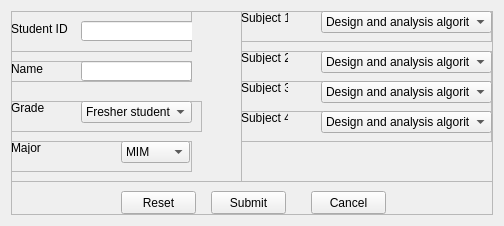
<?xml version="1.0" encoding="UTF-8"?>
<ui version="4.0">
 <class>Form</class>
 <widget class="QWidget" name="Form">
  <property name="geometry">
   <rect>
    <x>0</x>
    <y>0</y>
    <width>504</width>
    <height>226</height>
   </rect>
  </property>
  <property name="windowTitle">
   <string>Enter</string>
  </property>
  <layout class="QVBoxLayout" name="verticalLayout">
   <item>
    <widget class="QFrame" name="frame">
     <property name="frameShape">
      <enum>QFrame::StyledPanel</enum>
     </property>
     <property name="frameShadow">
      <enum>QFrame::Raised</enum>
     </property>
     <widget class="QFrame" name="frame_5">
      <property name="geometry">
       <rect>
        <x>0</x>
        <y>0</y>
        <width>231</width>
        <height>171</height>
       </rect>
      </property>
      <property name="frameShape">
       <enum>QFrame::StyledPanel</enum>
      </property>
      <property name="frameShadow">
       <enum>QFrame::Raised</enum>
      </property>
      <widget class="QFrame" name="frame_2">
       <property name="geometry">
        <rect>
         <x>0</x>
         <y>0</y>
         <width>181</width>
         <height>41</height>
        </rect>
       </property>
       <property name="frameShape">
        <enum>QFrame::StyledPanel</enum>
       </property>
       <property name="frameShadow">
        <enum>QFrame::Raised</enum>
       </property>
       <widget class="QLabel" name="label">
        <property name="geometry">
         <rect>
          <x>0</x>
          <y>10</y>
          <width>61</width>
          <height>16</height>
         </rect>
        </property>
        <property name="text">
         <string>Student ID</string>
        </property>
       </widget>
       <widget class="QLineEdit" name="lineEdit">
        <property name="geometry">
         <rect>
          <x>70</x>
          <y>10</y>
          <width>113</width>
          <height>20</height>
         </rect>
        </property>
       </widget>
      </widget>
      <widget class="QFrame" name="frame_3">
       <property name="geometry">
        <rect>
         <x>0</x>
         <y>50</y>
         <width>181</width>
         <height>21</height>
        </rect>
       </property>
       <property name="frameShape">
        <enum>QFrame::StyledPanel</enum>
       </property>
       <property name="frameShadow">
        <enum>QFrame::Raised</enum>
       </property>
       <widget class="QLabel" name="label_2">
        <property name="geometry">
         <rect>
          <x>0</x>
          <y>0</y>
          <width>61</width>
          <height>16</height>
         </rect>
        </property>
        <property name="text">
         <string>Name</string>
        </property>
       </widget>
       <widget class="QLineEdit" name="lineEdit_2">
        <property name="geometry">
         <rect>
          <x>70</x>
          <y>0</y>
          <width>111</width>
          <height>20</height>
         </rect>
        </property>
       </widget>
      </widget>
      <widget class="QFrame" name="frame_4">
       <property name="geometry">
        <rect>
         <x>0</x>
         <y>90</y>
         <width>191</width>
         <height>31</height>
        </rect>
       </property>
       <property name="frameShape">
        <enum>QFrame::StyledPanel</enum>
       </property>
       <property name="frameShadow">
        <enum>QFrame::Raised</enum>
       </property>
       <widget class="QLabel" name="label_3">
        <property name="geometry">
         <rect>
          <x>0</x>
          <y>0</y>
          <width>47</width>
          <height>13</height>
         </rect>
        </property>
        <property name="text">
         <string>Grade</string>
        </property>
       </widget>
       <widget class="QComboBox" name="comboBox">
        <property name="geometry">
         <rect>
          <x>70</x>
          <y>0</y>
          <width>111</width>
          <height>22</height>
         </rect>
        </property>
        <item>
         <property name="text">
          <string>Fresher student</string>
         </property>
        </item>
        <item>
         <property name="text">
          <string>Second-year student</string>
         </property>
        </item>
        <item>
         <property name="text">
          <string>Junior student</string>
         </property>
        </item>
        <item>
         <property name="text">
          <string>Major student</string>
         </property>
        </item>
       </widget>
      </widget>
      <widget class="QFrame" name="frame_6">
       <property name="geometry">
        <rect>
         <x>0</x>
         <y>130</y>
         <width>181</width>
         <height>31</height>
        </rect>
       </property>
       <property name="frameShape">
        <enum>QFrame::StyledPanel</enum>
       </property>
       <property name="frameShadow">
        <enum>QFrame::Raised</enum>
       </property>
       <widget class="QLabel" name="label_4">
        <property name="geometry">
         <rect>
          <x>0</x>
          <y>0</y>
          <width>47</width>
          <height>13</height>
         </rect>
        </property>
        <property name="text">
         <string>Major</string>
        </property>
       </widget>
       <widget class="QComboBox" name="comboBox_2">
        <property name="geometry">
         <rect>
          <x>110</x>
          <y>0</y>
          <width>69</width>
          <height>22</height>
         </rect>
        </property>
        <item>
         <property name="text">
          <string>MIM</string>
         </property>
        </item>
        <item>
         <property name="text">
          <string>Chemistry</string>
         </property>
        </item>
        <item>
         <property name="text">
          <string>Biology</string>
         </property>
        </item>
        <item>
         <property name="text">
          <string>Geography</string>
         </property>
        </item>
        <item>
         <property name="text">
          <string>Physics</string>
         </property>
        </item>
       </widget>
      </widget>
     </widget>
     <widget class="QFrame" name="frame_7">
      <property name="geometry">
       <rect>
        <x>230</x>
        <y>0</y>
        <width>261</width>
        <height>171</height>
       </rect>
      </property>
      <property name="frameShape">
       <enum>QFrame::StyledPanel</enum>
      </property>
      <property name="frameShadow">
       <enum>QFrame::Raised</enum>
      </property>
      <widget class="QFrame" name="frame_8">
       <property name="geometry">
        <rect>
         <x>0</x>
         <y>0</y>
         <width>251</width>
         <height>31</height>
        </rect>
       </property>
       <property name="frameShape">
        <enum>QFrame::StyledPanel</enum>
       </property>
       <property name="frameShadow">
        <enum>QFrame::Raised</enum>
       </property>
       <widget class="QLabel" name="label_5">
        <property name="geometry">
         <rect>
          <x>0</x>
          <y>0</y>
          <width>47</width>
          <height>13</height>
         </rect>
        </property>
        <property name="text">
         <string>Subject 1</string>
        </property>
       </widget>
       <widget class="QComboBox" name="comboBox_3">
        <property name="geometry">
         <rect>
          <x>80</x>
          <y>0</y>
          <width>171</width>
          <height>22</height>
         </rect>
        </property>
        <item>
         <property name="text">
          <string>Design and analysis algorithm</string>
         </property>
        </item>
        <item>
         <property name="text">
          <string>Optimization</string>
         </property>
        </item>
        <item>
         <property name="text">
          <string>Calculus</string>
         </property>
        </item>
        <item>
         <property name="text">
          <string>Python programing</string>
         </property>
        </item>
        <item>
         <property name="text">
          <string>Database</string>
         </property>
        </item>
        <item>
         <property name="text">
          <string>Computer security</string>
         </property>
        </item>
        <item>
         <property name="text">
          <string>Computer Science</string>
         </property>
        </item>
        <item>
         <property name="text">
          <string>Natural language processing</string>
         </property>
        </item>
       </widget>
      </widget>
      <widget class="QFrame" name="frame_9">
       <property name="geometry">
        <rect>
         <x>0</x>
         <y>40</y>
         <width>251</width>
         <height>31</height>
        </rect>
       </property>
       <property name="frameShape">
        <enum>QFrame::StyledPanel</enum>
       </property>
       <property name="frameShadow">
        <enum>QFrame::Raised</enum>
       </property>
       <widget class="QLabel" name="label_6">
        <property name="geometry">
         <rect>
          <x>0</x>
          <y>0</y>
          <width>47</width>
          <height>13</height>
         </rect>
        </property>
        <property name="text">
         <string>Subject 2</string>
        </property>
       </widget>
       <widget class="QComboBox" name="comboBox_4">
        <property name="geometry">
         <rect>
          <x>80</x>
          <y>0</y>
          <width>171</width>
          <height>22</height>
         </rect>
        </property>
        <item>
         <property name="text">
          <string>Design and analysis algorithm</string>
         </property>
        </item>
        <item>
         <property name="text">
          <string>Optimization</string>
         </property>
        </item>
        <item>
         <property name="text">
          <string>Calculus</string>
         </property>
        </item>
        <item>
         <property name="text">
          <string>Python programing</string>
         </property>
        </item>
        <item>
         <property name="text">
          <string>Database</string>
         </property>
        </item>
        <item>
         <property name="text">
          <string>Computer security</string>
         </property>
        </item>
        <item>
         <property name="text">
          <string>Computer Science</string>
         </property>
        </item>
        <item>
         <property name="text">
          <string>Natural language processing</string>
         </property>
        </item>
       </widget>
      </widget>
      <widget class="QFrame" name="frame_10">
       <property name="geometry">
        <rect>
         <x>0</x>
         <y>70</y>
         <width>251</width>
         <height>31</height>
        </rect>
       </property>
       <property name="frameShape">
        <enum>QFrame::StyledPanel</enum>
       </property>
       <property name="frameShadow">
        <enum>QFrame::Raised</enum>
       </property>
       <widget class="QLabel" name="label_7">
        <property name="geometry">
         <rect>
          <x>0</x>
          <y>0</y>
          <width>47</width>
          <height>13</height>
         </rect>
        </property>
        <property name="text">
         <string>Subject 3</string>
        </property>
       </widget>
       <widget class="QComboBox" name="comboBox_5">
        <property name="geometry">
         <rect>
          <x>80</x>
          <y>0</y>
          <width>171</width>
          <height>22</height>
         </rect>
        </property>
        <item>
         <property name="text">
          <string>Design and analysis algorithm</string>
         </property>
        </item>
        <item>
         <property name="text">
          <string>Optimization</string>
         </property>
        </item>
        <item>
         <property name="text">
          <string>Calculus</string>
         </property>
        </item>
        <item>
         <property name="text">
          <string>Python programing</string>
         </property>
        </item>
        <item>
         <property name="text">
          <string>Database</string>
         </property>
        </item>
        <item>
         <property name="text">
          <string>Computer security</string>
         </property>
        </item>
        <item>
         <property name="text">
          <string>Computer Science</string>
         </property>
        </item>
        <item>
         <property name="text">
          <string>Natural language processing</string>
         </property>
        </item>
       </widget>
      </widget>
      <widget class="QFrame" name="frame_11">
       <property name="geometry">
        <rect>
         <x>0</x>
         <y>100</y>
         <width>251</width>
         <height>31</height>
        </rect>
       </property>
       <property name="frameShape">
        <enum>QFrame::StyledPanel</enum>
       </property>
       <property name="frameShadow">
        <enum>QFrame::Raised</enum>
       </property>
       <widget class="QLabel" name="label_8">
        <property name="geometry">
         <rect>
          <x>0</x>
          <y>0</y>
          <width>47</width>
          <height>13</height>
         </rect>
        </property>
        <property name="text">
         <string>Subject 4</string>
        </property>
       </widget>
       <widget class="QComboBox" name="comboBox_6">
        <property name="geometry">
         <rect>
          <x>80</x>
          <y>0</y>
          <width>171</width>
          <height>22</height>
         </rect>
        </property>
        <item>
         <property name="text">
          <string>Design and analysis algorithm</string>
         </property>
        </item>
        <item>
         <property name="text">
          <string>Optimization</string>
         </property>
        </item>
        <item>
         <property name="text">
          <string>Calculus</string>
         </property>
        </item>
        <item>
         <property name="text">
          <string>Python programing</string>
         </property>
        </item>
        <item>
         <property name="text">
          <string>Database</string>
         </property>
        </item>
        <item>
         <property name="text">
          <string>Computer security</string>
         </property>
        </item>
        <item>
         <property name="text">
          <string>Computer Science</string>
         </property>
        </item>
        <item>
         <property name="text">
          <string>Natural language processing</string>
         </property>
        </item>
       </widget>
      </widget>
     </widget>
     <widget class="QPushButton" name="pushButton">
      <property name="geometry">
       <rect>
        <x>200</x>
        <y>180</y>
        <width>75</width>
        <height>23</height>
       </rect>
      </property>
      <property name="text">
       <string>Submit</string>
      </property>
     </widget>
     <widget class="QPushButton" name="pushButton_2">
      <property name="geometry">
       <rect>
        <x>300</x>
        <y>180</y>
        <width>75</width>
        <height>23</height>
       </rect>
      </property>
      <property name="text">
       <string>Cancel</string>
      </property>
     </widget>
     <widget class="QPushButton" name="pushButton_3">
      <property name="geometry">
       <rect>
        <x>110</x>
        <y>180</y>
        <width>75</width>
        <height>23</height>
       </rect>
      </property>
      <property name="text">
       <string>Reset</string>
      </property>
     </widget>
    </widget>
   </item>
  </layout>
 </widget>
 <resources/>
 <connections/>
</ui>
